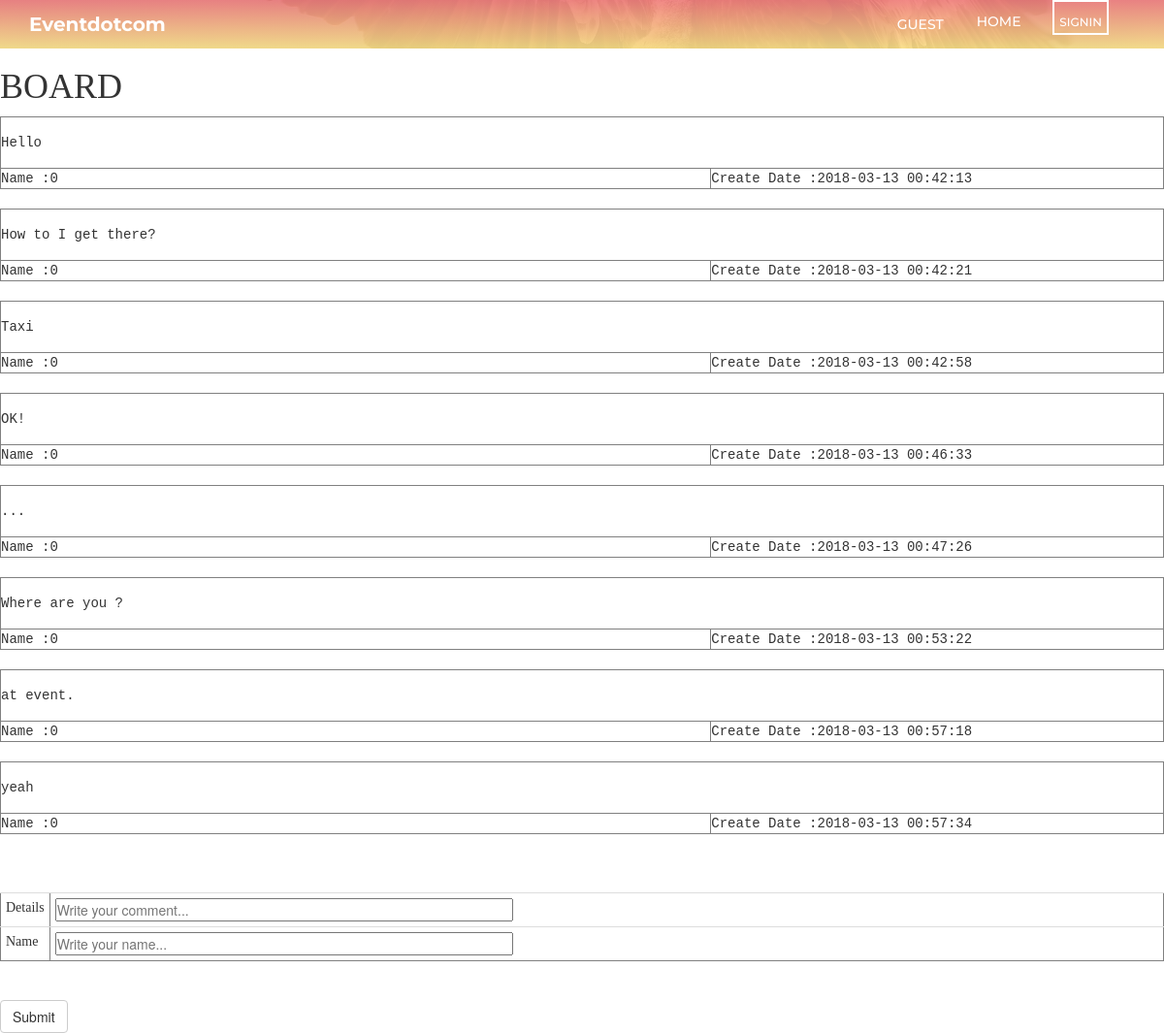
The page /comment.php on the database its author committed.
### tables this page shows
CREATE TABLE `reply` (
  `ReplyID` int(5) UNSIGNED ZEROFILL NOT NULL,
  `EventID` int(11) UNSIGNED ZEROFILL NOT NULL,
  `CreateDate` datetime NOT NULL,
  `Details` text NOT NULL,
  `UserID` int(11) NOT NULL
);

### DBconnect.php (called while the page is built, shortened)
<?php
	 class DBconnect
	 {
	 	var $connection;
	 	function __construct($dbname, $user, $pwd)
	 	{
			$this->connection = new PDO(
			   'mysql:host=localhost:3306;dbname='. $dbname.';charset=utf8mb4',
			   $user,
			   $pwd);
	 	}
	 	function select($selected, $table, $clause){
	 		$count = 0;
	 		$result= [];
			foreach($this->connection->query("SELECT ". $selected ." FROM " .$table. " " .$clause) as $row) {
		    	$result[$count]= $row;
		    	$count+=1;
			}
			return $result;
	 	}
	 }
 ?>

### comment.php (the view, shortened to what this page needs)
<?php
$eventID = 16;
include 'header.php';
$reply = $connection->select('*','reply','WHERE EventID = "'.$eventID.'"');
?>
<html>
<head>
<link rel="stylesheet" href="https://maxcdn.bootstrapcdn.com/bootstrap/3.3.7/css/bootstrap.min.css">
<h1 style="font-family:verdana;" >Board</h1>
</head>
<body>
<?php
for($i=0;$i<count($reply);$i++){
echo '<table width="100%" border="1" cellpadding="1" cellspacing="1" style="font-family:courier;">';
 echo '<tr>';
    echo '<td height="53" colspan="2">'.$reply[$i]["Details"].'</td>';
  echo'</tr>';
  echo'<tr>';
    echo'<td width="397">Name :';
        echo $reply[$i]["UserID"].'</td>';
    echo'<td width="253">Create Date :';
    echo $reply[$i]["CreateDate"].'</td>';
  echo'</tr>';
echo'</table><br>';
}
?>
<br>
<br>
<form method="post" name="frmMain" id="frmMain">
  <table class="table table-condensed" width="738" border="1" cellpadding="1" cellspacing="1">
    <tr>
      <td width="78" style="font-family:verdana;">Details</td>
      <td width="100%" ><input name="txtDetails" type="text"  id="txtDetails" value="" size="60" placeholder="Write your comment..."></input></td>
    </tr>
    <tr>
      <td width="78" style="font-family:verdana;">Name</td>
      <td width="100%"><input name="txtName" type="text" id="txtName" value="" size="60" placeholder="Write your name..."></td>
    </tr>
  </table>
  <br>
  <input class="btn btn-default" name="btnSave" type="submit" id="btnSave" value="Submit">
</form>
</body>
</html>

### css/template.css (style rules this page uses)
html, body { line-height: 1.7; margin: 0; padding: 0; }
body { color: #999; font-size: 13px; font-weight: 400; overflow-x: hidden; position: relative; font-family: 'Roboto', sans-serif; }
h1, h2, h3, h4, h5, h6 { margin: 5px 0 10px; color: #333; text-transform: uppercase; font-family: 'Montserrat', sans-serif; }
h1, h2 { font-weight: 300; }
h1 { font-size: 2.2em; }
ul, ul li, ol, ol li, p, form, input { margin: 0; padding: 0; }

### rows shown on the page
reply: Details "Hello", UserID "0", CreateDate "2018-03-13 00:42:13"
reply: Details "How to I get there?", UserID "0", CreateDate "2018-03-13 00:42:21"
reply: Details "Taxi", UserID "0", CreateDate "2018-03-13 00:42:58"
reply: Details "OK!", UserID "0", CreateDate "2018-03-13 00:46:33"
reply: Details "...", UserID "0", CreateDate "2018-03-13 00:47:26"
reply: Details "Where are you ?", UserID "0", CreateDate "2018-03-13 00:53:22"
reply: Details "at event.", UserID "0", CreateDate "2018-03-13 00:57:18"
reply: Details "yeah", UserID "0", CreateDate "2018-03-13 00:57:34"
